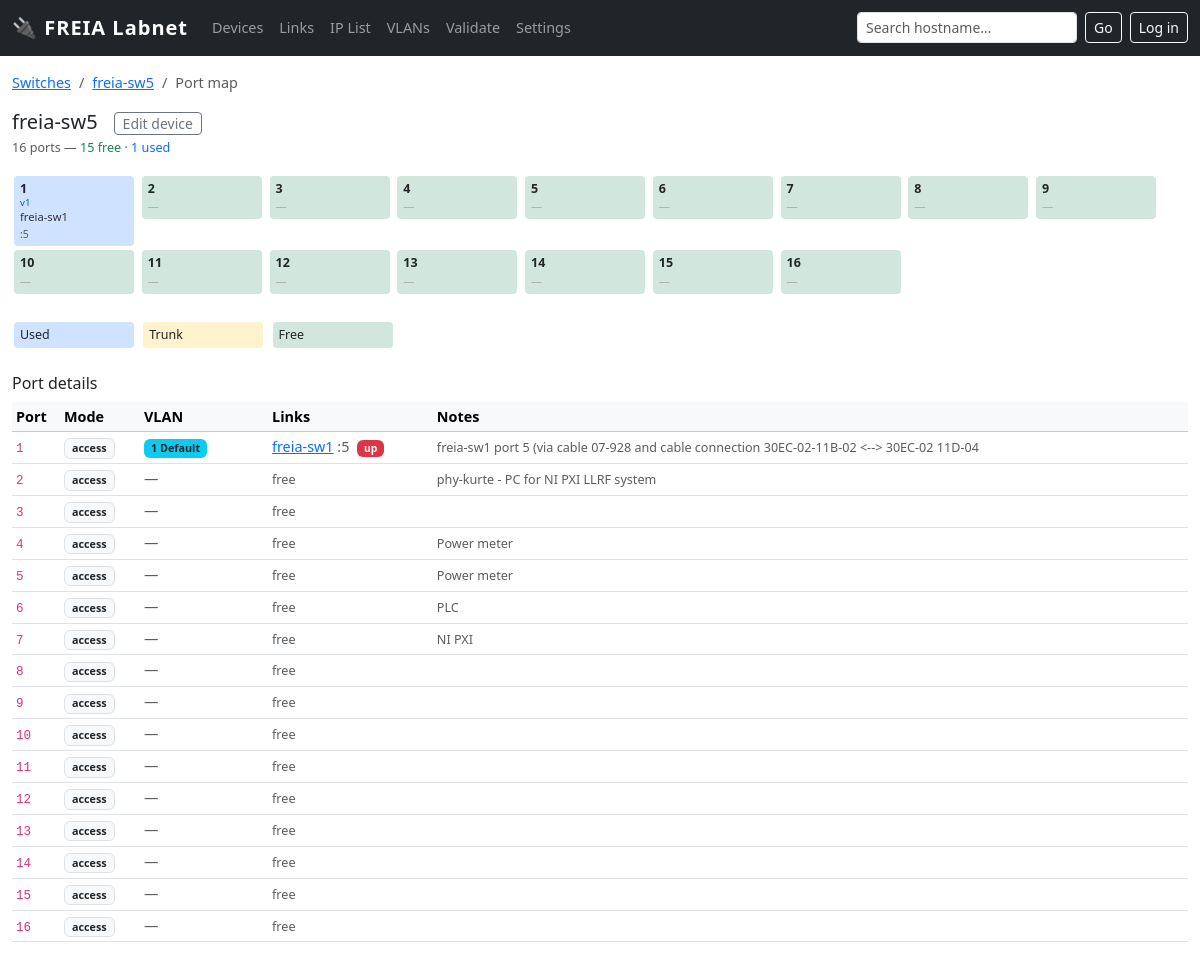
Before: /switch/freia-sw5 with the older database file.
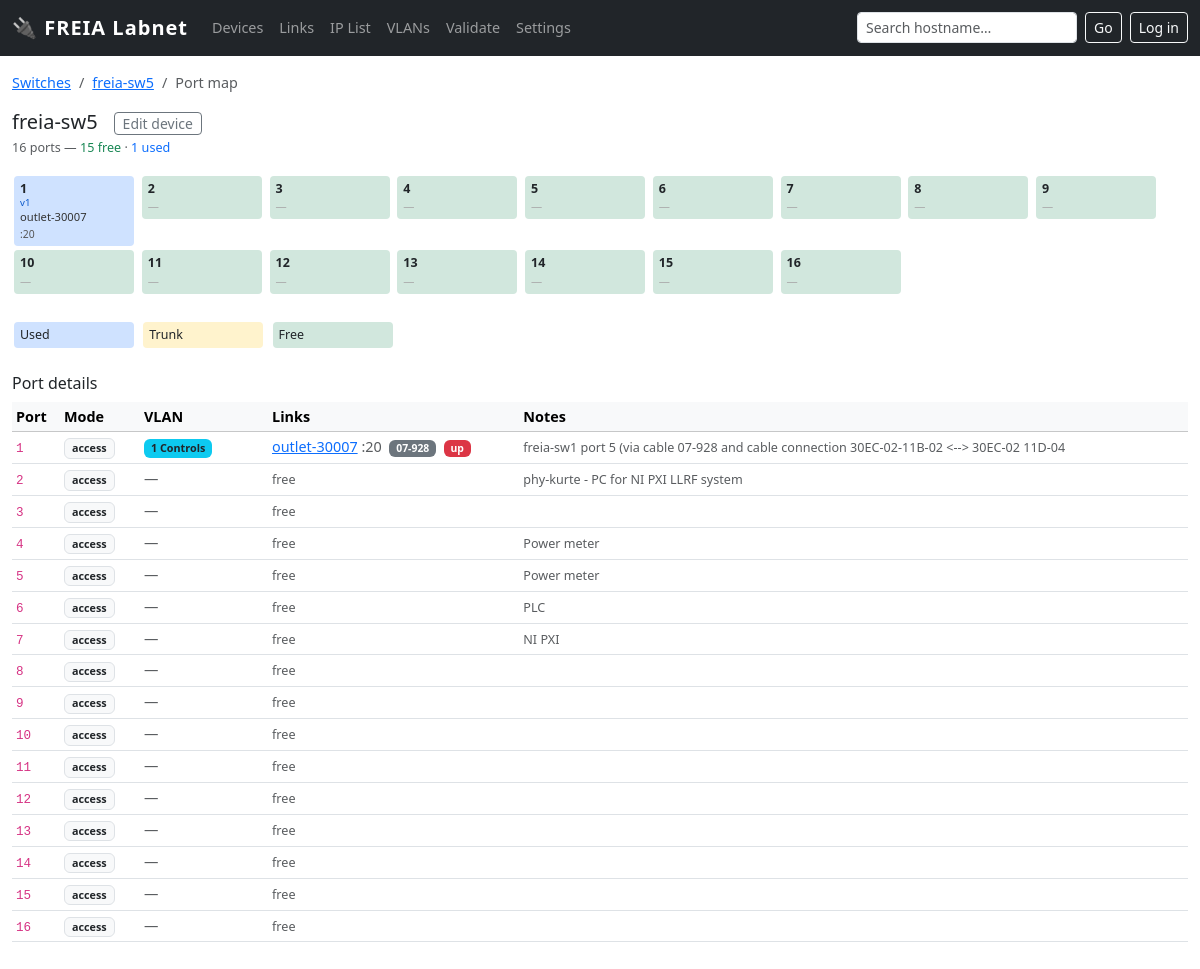
After: the same page with the newer database file.
### tables this page shows
CREATE TABLE iface (
    id INTEGER PRIMARY KEY,
    device_id INTEGER NOT NULL REFERENCES device(id) ON DELETE CASCADE,
    name TEXT NOT NULL,                 -- 'eth0','eno5','br0' for NICs; '24','C02-11A-13','P2' for ports
    kind TEXT NOT NULL CHECK(kind IN ('nic','port')),
    mac TEXT,                           -- validate format if present
    ip TEXT,
    prefix INTEGER,
    vlan_id INTEGER,
    notes TEXT, mode TEXT NOT NULL DEFAULT 'access', ip_mode TEXT DEFAULT 'static',  
    UNIQUE(device_id, name)
);

CREATE TABLE vlan (
    id INTEGER PRIMARY KEY,
    name TEXT,
    vid INTEGER UNIQUE,
    subnet TEXT,
    routing_enabled INTEGER DEFAULT 0
);

CREATE TABLE "device" (
    id INTEGER PRIMARY KEY,
    hostname TEXT UNIQUE,
    kind TEXT NOT NULL,
    vendor_model TEXT,
    os TEXT,
    serial TEXT,
    location_id INTEGER REFERENCES location(id),
    owner TEXT,
    purpose TEXT,
    status TEXT NOT NULL DEFAULT 'active' CHECK(status IN (
        'active','spare','loan','disconnected','retired','planned'
    )),
    notes TEXT,
    vm_host_id INTEGER REFERENCES device(id)
);

CREATE TABLE "link" (
        id          INTEGER PRIMARY KEY,
        cable_nr    INTEGER,
        a_iface_id  INTEGER REFERENCES iface(id),
        b_iface_id  INTEGER REFERENCES iface(id),
        status      TEXT NOT NULL DEFAULT 'up'
                    CHECK(status IN ('up','down','unknown','removed')),
        notes       TEXT,
        trunk_vlans TEXT
    );

### app.py (the view)
@app.route('/switch/<hostname>')
def switch_map(hostname):
    dev = query(
        "SELECT * FROM device WHERE hostname=?", (hostname,), one=True)
    if not dev:
        dev = query(
            "SELECT * FROM device WHERE hostname LIKE ? AND kind='switch' LIMIT 1",
            (f'%{hostname}%',), one=True)
    if not dev:
        flash(f'Switch "{hostname}" not found', 'danger')
        return redirect(url_for('index'))
    ports = query("""
        SELECT i.id, i.name, i.notes, i.mode, i.vlan_id,
               v.vid, v.name as vlan_name
        FROM iface i
        LEFT JOIN vlan v ON v.id = i.vlan_id
        WHERE i.device_id=? AND i.kind='port'
        ORDER BY CAST(i.name AS INTEGER)
    """, (dev['id'],))
    links_raw = query("""
        SELECT i.id as iface_id,
               l.id as link_id, l.cable_nr, l.status as link_status, l.trunk_vlans,
               ri.name as remote_port, rd.hostname as remote_host,
               rd.id as remote_dev_id, rd.kind as remote_kind
        FROM iface i
        JOIN link l ON (l.a_iface_id=i.id OR l.b_iface_id=i.id)
        JOIN iface ri ON ri.id = CASE
            WHEN l.a_iface_id=i.id THEN l.b_iface_id ELSE l.a_iface_id END
        JOIN device rd ON rd.id = ri.device_id
        WHERE i.device_id=? AND i.kind='port'
        ORDER BY CAST(i.name AS INTEGER), l.id
    """, (dev['id'],))
    from collections import defaultdict
    port_links = defaultdict(list)
    for lnk in links_raw:
        port_links[lnk['iface_id']].append(lnk)
    total = len(ports)
    used  = sum(1 for p in ports if port_links[p['id']])
    free  = total - used
    return render_template('switch.html', dev=dev, ports=ports,
        port_links=port_links, total=total, used=used, free=free)

### app.py (called while the page is built)
@app.before_request
def _require_login_for_writes():
    if not _AUTH_HASH:
        return                            # no password set → open (dev mode)
    if request.endpoint in ('login', 'logout', 'static'):
        return
    if request.method == 'POST' and not current_user.is_authenticated:
        flash('Please log in to make changes.', 'warning')
        return redirect(url_for('login'))

def get_db():
    db = getattr(g, '_database', None)
    if db is None:
        db = g._database = sqlite3.connect(LABNET_PATH)
        db.row_factory = sqlite3.Row
        db.execute('PRAGMA foreign_keys = ON')
    return db

def query(sql, args=(), one=False):
    cur = get_db().execute(sql, args)
    rv = cur.fetchall()
    return (rv[0] if rv else None) if one else rv

### templates/switch.html (shortened to what the changed rows need)
{% extends "base.html" %}
{% block content %}
<div class="mb-4">
  {% for port in ports %}
  {% set lnks = port_links[port['id']] %}
  {% set is_used = lnks|length > 0 %}
  {% set is_trunk = port['mode'] == 'trunk' %}
  {% set tt = "Port " ~ port['name'] %}
  {% if is_trunk %}{% set tt = tt ~ " [TRUNK" %}
    {% if lnks and lnks[0]['trunk_vlans'] %}{% set tt = tt ~ ": " ~ lnks[0]['trunk_vlans'] %}{% endif %}
    {% set tt = tt ~ "]" %}
  {% elif port['vid'] %}
    {% set tt = tt ~ " VLAN " ~ port['vid'] %}
    {% if port['vlan_name'] %}{% set tt = tt ~ " (" ~ port['vlan_name'] ~ ")" %}{% endif %}
  {% endif %}
  {% for lnk in lnks %}
    {% set tt = tt ~ " → " ~ lnk['remote_host'] ~ ":" ~ lnk['remote_port'] %}
    {% if lnk['cable_nr'] %}{% set tt = tt ~ " [" ~ lnk['cable_nr'] ~ "]" %}{% endif %}
  {% endfor %}
  <div class="port-cell {% if is_used %}{% if is_trunk %}port-trunk{% else %}port-used{% endif %}{% else %}port-free{% endif %}"
       title="{{ tt }}"
       onclick="document.getElementById('row-{{ port['id'] }}').scrollIntoView({behavior:'smooth', block:'nearest'})"
       style="cursor:pointer">
    <div class="fw-bold">{{ port['name'] }}</div>
    {% if is_trunk %}
      <div style="font-size:.6rem;font-weight:700;color:#856404;line-height:1">T</div>
    {% elif port['vid'] %}
      <div style="font-size:.6rem;line-height:1;color:#0a58ca">v{{ port['vid'] }}</div>
    {% endif %}
    {% if lnks %}
      {% set first = lnks[0] %}
      <div class="text-truncate" style="max-width:110px">
        <span style="font-size:.7rem;color:#333">{{ first['remote_host'] }}</span>
      </div>
      <div style="font-size:.65rem;color:#555">:{{ first['remote_port'] }}</div>
    {% else %}
      <div style="font-size:.7rem;color:#aaa">—</div>
    {% endif %}
  </div>
  {% endfor %}
</div>
<div class="table-responsive">
  <table class="table table-sm table-hover" id="port-detail-table">
    <thead class="table-light">
      <tr>
        <th style="width:3rem">Port</th>
        <th style="width:5rem">Mode</th>
        <th style="width:8rem">VLAN</th>
        <th>Links</th>
        <th>Notes</th>
      </tr>
    </thead>
    <tbody>
      {% for port in ports %}
      {% set lnks = port_links[port['id']] %}
      <tr id="row-{{ port['id'] }}"
          class="{% if not lnks %}text-muted{% endif %}">
        <td><code>{{ port['name'] }}</code></td>
        <td>
          <span class="badge
            {% if port['mode'] == 'trunk' %}bg-warning text-dark
            {% elif port['mode'] == 'routed' %}bg-primary
            {% else %}bg-light text-dark border{% endif %}">
            {{ port['mode'] or 'access' }}
          </span>
        </td>
        <td>
          {% if port['mode'] == 'trunk' %}
            <span class="text-muted small">{{ lnks[0]['trunk_vlans'] if lnks else 'all' }}</span>
          {% elif port['vid'] %}
            <span class="badge bg-info text-dark">{{ port['vid'] }}{% if port['vlan_name'] %} {{ port['vlan_name'] }}{% endif %}</span>
          {% else %}
            <span class="text-muted">—</span>
          {% endif %}
        </td>
        <td>
          {% if lnks %}
            {% for lnk in lnks %}
            <div class="{% if not loop.first %}mt-1{% endif %}">
              <a href="/device/{{ lnk['remote_dev_id'] }}">{{ lnk['remote_host'] }}</a>
              <span class="text-muted">:{{ lnk['remote_port'] }}</span>
              {% if lnk['cable_nr'] %}
                <span class="badge bg-secondary ms-1" style="font-size:.65rem">{{ lnk['cable_nr'] }}</span>
              {% endif %}
              {% if lnk['link_status'] and lnk['link_status'] != 'active' %}
                <span class="badge bg-danger ms-1" style="font-size:.65rem">{{ lnk['link_status'] }}</span>
              {% endif %}
            </div>
            {% endfor %}
          {% else %}
            <span class="text-muted small">free</span>
          {% endif %}
        </td>
        <td><small class="text-muted">{{ port['notes'] or '' }}</small></td>
      </tr>
      {% endfor %}
    </tbody>
  </table>
</div>
{% endblock %}

Changed rows visible on the page:
no longer on this page (row unchanged): device: remote_host "freia-sw1"
no longer on this page (row unchanged): iface: remote_port "5"
removed link: remote_host "freia-sw1", remote_port "5", link_status "up", shown under iface "1"
changed through a linked row, iface: vlan_name "Default" → "Controls"
added device: remote_host "outlet-30007"
added iface: remote_port "20"
added link: remote_host "outlet-30007", remote_port "20", cable_nr "07-928", link_status "up", shown under iface "1"
